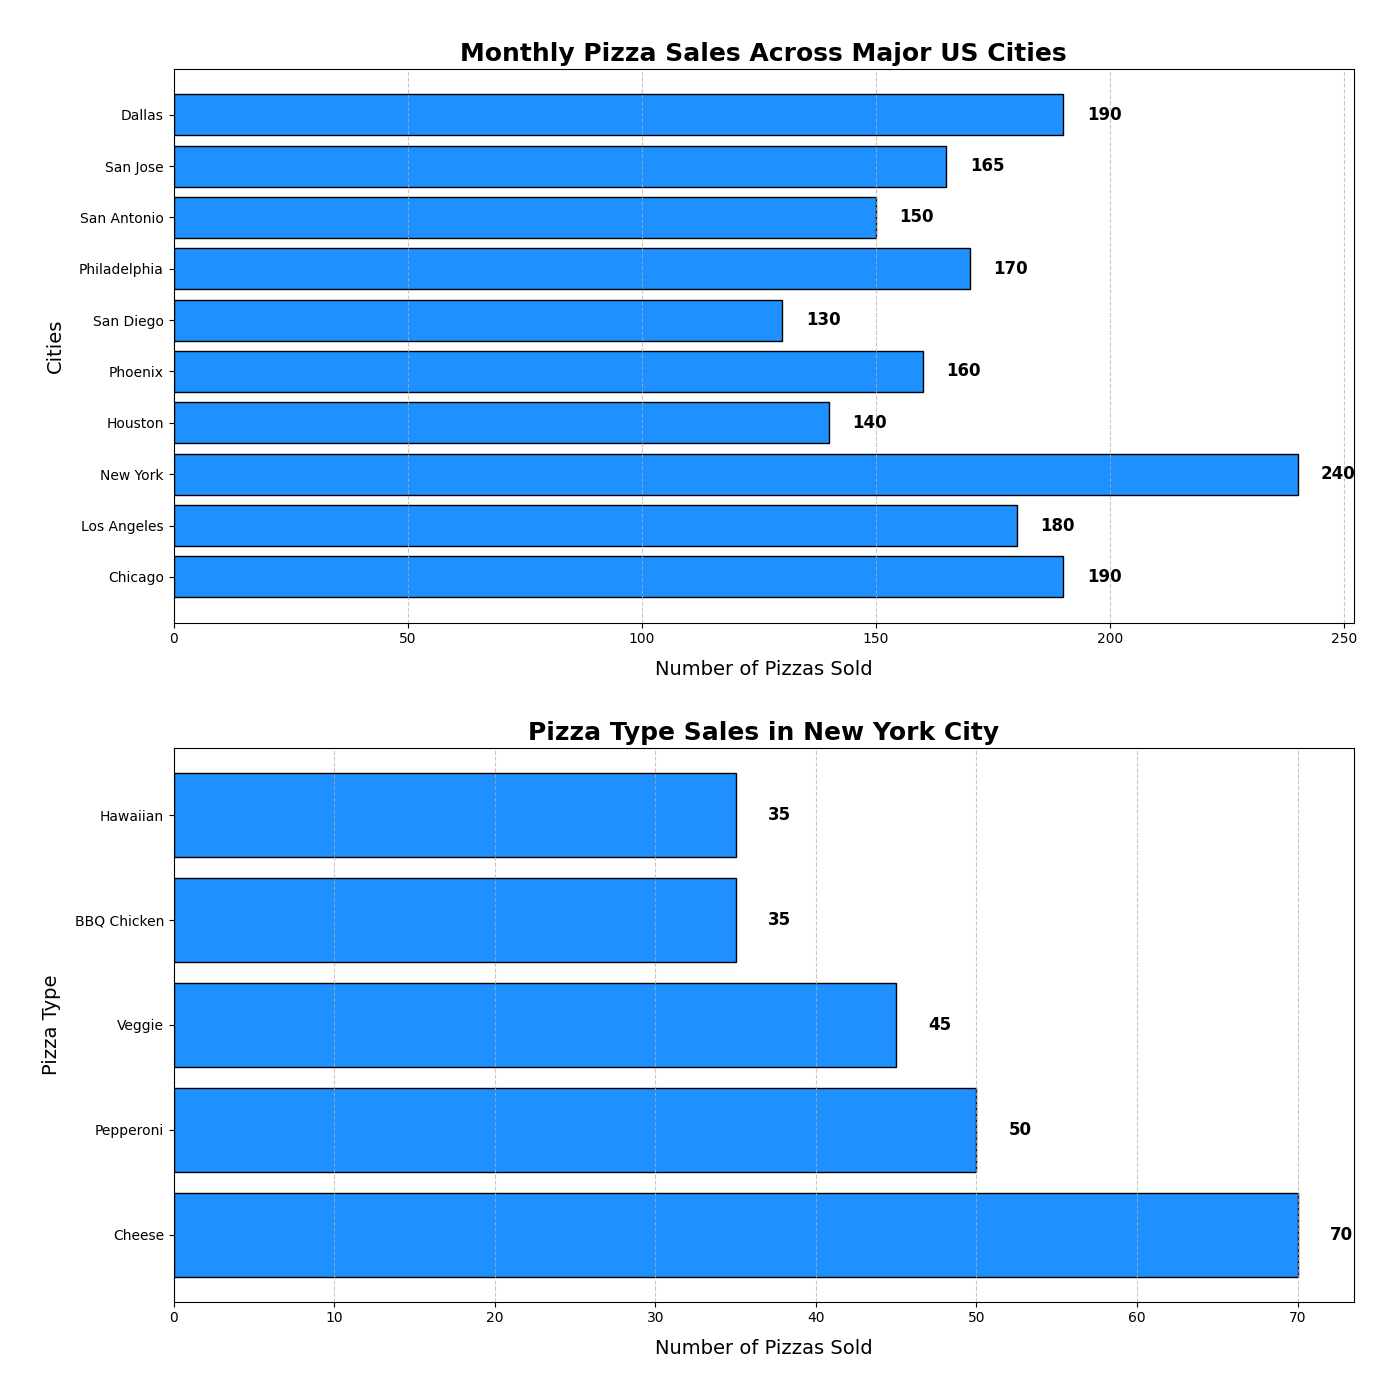

Recreate this plot in Python.
import matplotlib.pyplot as plt

cities = ['Chicago', 'Los Angeles', 'New York', 'Houston', 'Phoenix', 'San Diego', 'Philadelphia', 'San Antonio', 'San Jose', 'Dallas']
pizzas_sold = [190, 180, 240, 140, 160, 130, 170, 150, 165, 190]

types = ['Cheese', 'Pepperoni', 'Veggie', 'BBQ Chicken', 'Hawaiian']
type_data = {
    'New York': [70, 50, 45, 35, 35]
}

fig, (ax1, ax2) = plt.subplots(2, 1, figsize=(14, 14))

bars1 = ax1.barh(cities, pizzas_sold, color='dodgerblue', edgecolor='black')
bars2 = ax2.barh(types, type_data['New York'], color='dodgerblue', edgecolor='black')

ax1.set_title('Monthly Pizza Sales Across Major US Cities', fontsize=18, fontweight='bold')
ax1.set_xlabel('Number of Pizzas Sold', fontsize=14, labelpad=10)
ax1.set_ylabel('Cities', fontsize=14, labelpad=10)

ax2.set_title('Pizza Type Sales in New York City', fontsize=18, fontweight='bold')
ax2.set_xlabel('Number of Pizzas Sold', fontsize=14, labelpad=10)
ax2.set_ylabel('Pizza Type', fontsize=14, labelpad=10)

ax1.grid(axis='x', linestyle='--', alpha=0.7)
ax2.grid(axis='x', linestyle='--', alpha=0.7)

for bar in bars1:
    width = bar.get_width()
    ax1.text(width + 5, bar.get_y() + bar.get_height() / 2, f'{width}', va='center', ha='left', fontsize=12, fontweight='bold')

for bar in bars2:
    width = bar.get_width()
    ax2.text(width + 2, bar.get_y() + bar.get_height() / 2, f'{width}', va='center', ha='left', fontsize=12, fontweight='bold')

plt.tight_layout(pad=3.0)
plt.show()
